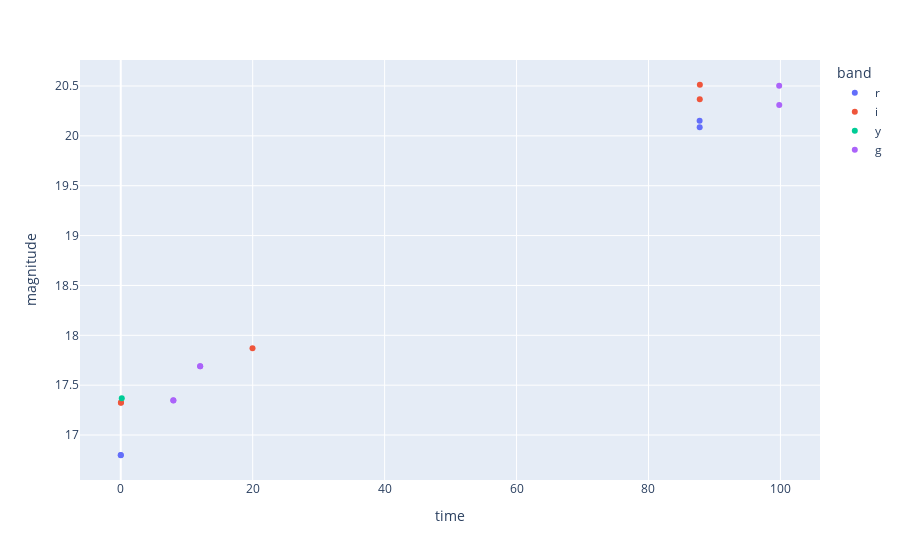

The cell this chart's notebook holds for it:
### Code cell
import plotly.express as pe
pe.scatter(photometry, x = 'time', y = 'magnitude', color = 'band')

### Figure 1 — Plotly figure (JSON) as saved in the notebook; plotly's stock layout.template omitted (floating-point values rounded to 4 significant figures)
{"data": [{"hovertemplate": "band=r<br>time=%{x}<br>magnitude=%{y}<extra></extra>", "legendgroup": "r", "marker": {"color": "#636efa", "symbol": "circle"}, "mode": "markers", "name": "r", "orientation": "v", "showlegend": true, "type": "scatter", "x": [0, 0.01104, 87.75, 87.76], "xaxis": "x", "y": [16.8, 16.8, 20.15, 20.09], "yaxis": "y"}, {"hovertemplate": "band=i<br>time=%{x}<br>magnitude=%{y}<extra></extra>", "legendgroup": "i", "marker": {"color": "#EF553B", "symbol": "circle"}, "mode": "markers", "name": "i", "orientation": "v", "showlegend": true, "type": "scatter", "x": [0.02308, 0.03517, 19.97, 87.77, 87.79], "xaxis": "x", "y": [17.32, 17.33, 17.87, 20.37, 20.51], "yaxis": "y"}, {"hovertemplate": "band=y<br>time=%{x}<br>magnitude=%{y}<extra></extra>", "legendgroup": "y", "marker": {"color": "#00cc96", "symbol": "circle"}, "mode": "markers", "name": "y", "orientation": "v", "showlegend": true, "type": "scatter", "x": [0.1552], "xaxis": "x", "y": [17.37], "yaxis": "y"}, {"hovertemplate": "band=g<br>time=%{x}<br>magnitude=%{y}<extra></extra>", "legendgroup": "g", "marker": {"color": "#ab63fa", "symbol": "circle"}, "mode": "markers", "name": "g", "orientation": "v", "showlegend": true, "type": "scatter", "x": [7.969, 7.98, 12.03, 12.04, 99.81, 99.82], "xaxis": "x", "y": [17.35, 17.35, 17.69, 17.69, 20.5, 20.31], "yaxis": "y"}], "layout": {"autosize": true, "legend": {"title": {"text": "band"}, "tracegroupgap": 0}, "margin": {"t": 60}, "xaxis": {"anchor": "y", "autorange": true, "domain": [0, 1], "range": [-5.757, 105.6], "title": {"text": "time"}, "type": "linear"}, "yaxis": {"anchor": "x", "autorange": true, "domain": [0, 1], "range": [16.51, 20.8], "title": {"text": "magnitude"}, "type": "linear"}}}
